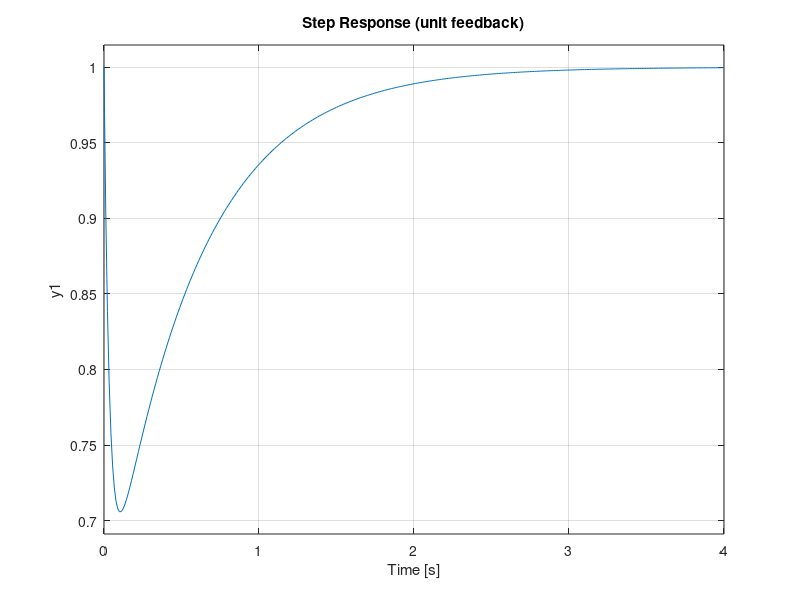

MATLAB code to generate this figure:

%Author :Joshua muthenya Wambua
%date: 26/10/2025.

%% PID_controller.m
% Combines proportional, integral, and derivative actions

clear; close all; clc;
s = tf('s');

Kp = 2; Ki = 5; Kd = 0.1;
C = Kp + Ki/s + Kd*s;      % PID controller transfer function

figure('Name','PID Controller');
subplot(1,2,1);
bode(C); grid on;
title('Bode Plot - PID Controller');

subplot(1,2,2);
step(C/(1+C)); grid on;
title('Step Response (unit feedback)');

disp('PID-controller: balances speed, stability, and zero steady-state error if tuned properly.');
